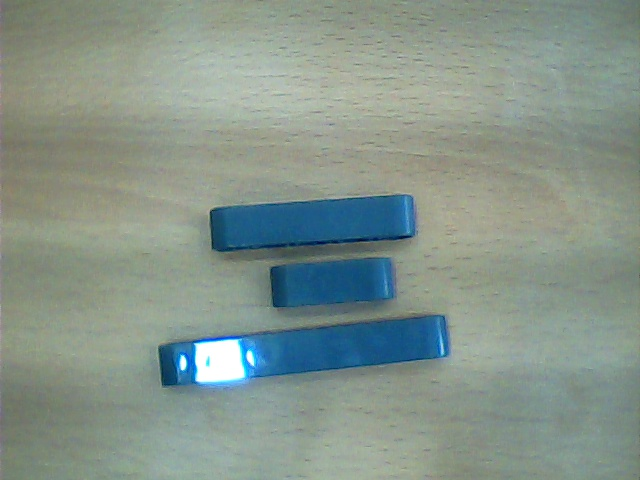
#> input picture openCV_Size/Real-Time-Test/Active/Measuring-Data/5beam-7beam-3beam.JPG, 640 x 480 px, given in place of the camera
$ python openCV-FindCountours.py   (older library calls are emulated)
#> lines starting #> are read from the running program, lines starting #| are printed output that depends on the picture; after the words box and inside, x2 and y2 are one past the last pixel; in counts of white or black regions, pixels touching at a corner belong together
import cv2
import numpy as np

cap = cv2.VideoCapture(0)

while True:
    print("====================START====================")
    _, frame = cap.read()
#> frame is the input picture: shape (480, 640, 3); mean B, G, R 138.9, 148, 133
    blurred_frame = cv2.GaussianBlur(frame, (5, 5), 0)
    hsv = cv2.cvtColor(blurred_frame, cv2.COLOR_BGR2HSV)
#> hsv: shape (480, 640, 3); mean H, S, V 58.6, 42.2, 151.7

    lower_blue = np.array([38, 86, 0])
    upper_blue = np.array([121, 255, 255])
    mask = cv2.inRange(hsv, lower_blue, upper_blue)
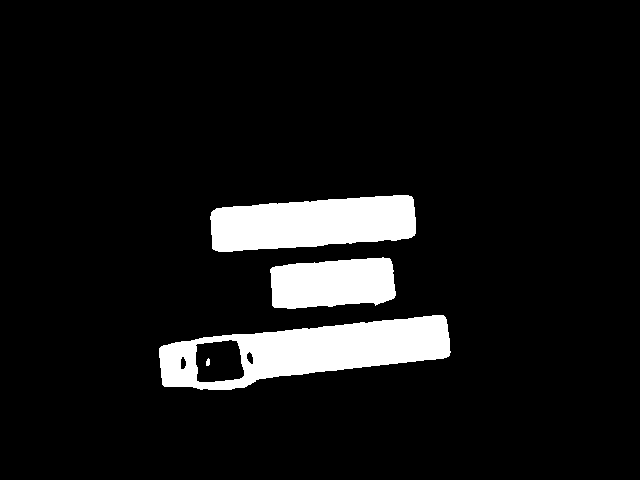
#> mask: shape (480, 640); 8.5% white; 4 white regions

    _, contours, _ = cv2.findContours(mask, cv2.RETR_TREE, cv2.CHAIN_APPROX_NONE)
#> contours = 7 contours, 1 with area under 20; largest, box (x1, y1, x2, y2) and area: (159, 315, 451, 390) 13095, (210, 195, 416, 252) 8886, (270, 257, 396, 309) 5260, (195, 339, 245, 383) 1794, (246, 351, 254, 365) 62, (180, 356, 187, 370) 62

    for contour in contours:
        area = cv2.contourArea(contour)

        if area > 5000:
            cv2.drawContours(frame, contour, -1, (0, 255, 0), 3)
#> this loop made 7 passes
#> area on passes 1, 2, 3, 4, 6, 7: 13095, 61.5, 62.5, 1793.5, 5259.5, 8886.5
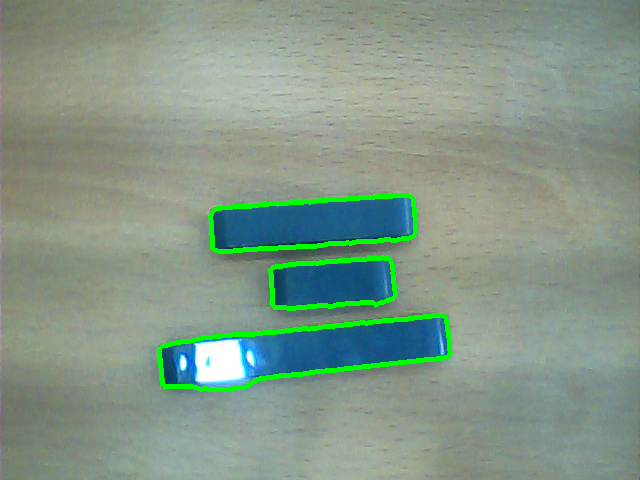
#> frame: shape (480, 640, 3); 2.34% of pixels changed, all inside (x1, y1, x2, y2) = (157, 193, 453, 392)


    cv2.imshow("Frame", frame)
    cv2.imshow("Mask", mask)

    key = cv2.waitKey(1)
#> (key Esc is pressed here)
    if key == 27:
        break

cap.release()
cv2.destroyAllWindows()
print("====================END====================")
